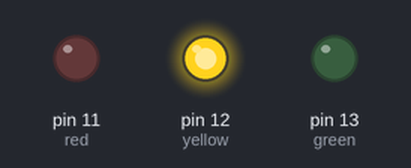
The sketch below on a simulated Arduino Uno, built with avr-gcc and run on an emulated ATmega328P. On the bench: output pins drawn as LEDs (lit = HIGH).

Above: at 1.5 s.
At 5.5 s:
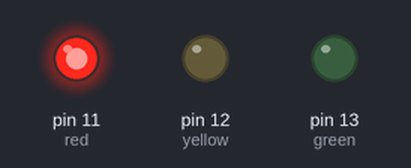
At 16.0 s:
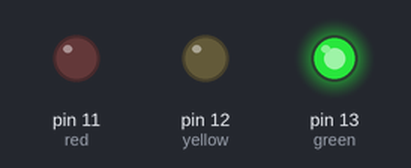
Timing chart, 0 to 28.6 s (numbered marks = the images above):
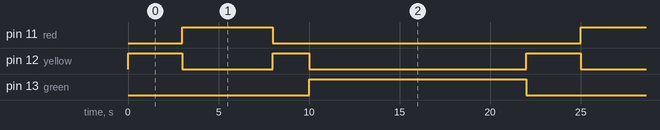

The sketch:

traffic_light1.ino
```cpp
int green=13;
int yellow=12;
int red=11;

void setup()
{
  pinMode(13,OUTPUT);
  pinMode(12,OUTPUT);
  pinMode(11,OUTPUT);

}


void changeLight(){

//green off yellow on
  digitalWrite(green,0);
  digitalWrite(yellow,1);
  delay(3000);

//yellow off red on
  digitalWrite(yellow,0);
  digitalWrite(red,1);
  delay(5000);

//red off yellow on
  digitalWrite(red,0);
  digitalWrite(yellow,1);
  delay(2000);

//yellow off green on
  digitalWrite(yellow,0);
  digitalWrite(green,1);


}

void loop()
{

  changeLight();
  delay(12000);

}
```

Measured:
- by itself, pin 11 (red): alternates HIGH for 5.0 s and LOW for 17.0 s
- by itself, pin 12 (yellow): repeats every 22.0 s: LOW 5.0 s, HIGH 2.0 s, LOW 12.0 s, HIGH 3.0 s
- by itself, pin 13 (green): alternates HIGH for 12.0 s and LOW for 10.0 s
